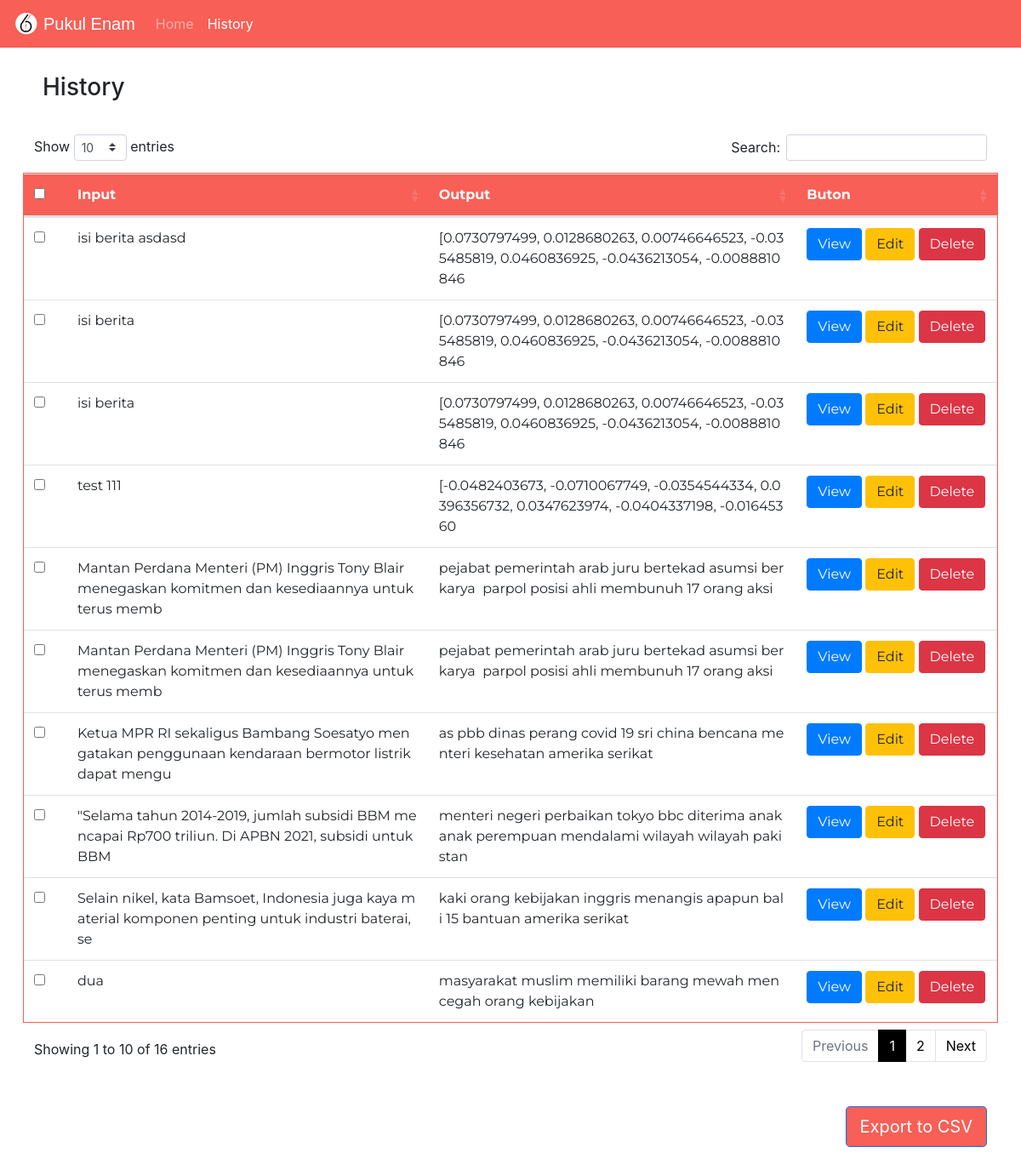
The app's page /history with its own data.
### main.py (models this page shows, shortened)
class News(db.Model):
    id = db.Column(db.Integer, primary_key=True)
    inputNews = db.Column(db.Text, nullable=False)
    summarizedNews = db.Column(db.Text, nullable=False)

### main.py (the view)
@app.route('/history')
def history():
    query_news=News.query.order_by(News.id)
    return render_template('history.html', news=query_news,status='')

### templates/history.html (shortened to what this page needs)
<!doctype html>
<html lang="en">
<head>
  <link rel="stylesheet" type="text/css" href="{{ url_for('static',filename='style.css') }}">
  <link rel="stylesheet" href="https://cdn.jsdelivr.net/npm/bootstrap@4.0.0/dist/css/bootstrap.min.css"
>
  <link href="https://cdn.datatables.net/1.11.5/css/dataTables.bootstrap4.min.css" rel="stylesheet">
  <link href="https://cdnjs.cloudflare.com/ajax/libs/twitter-bootstrap/4.5.2/css/bootstrap.css" rel="stylesheet">
  <link href="https://stackpath.bootstrapcdn.com/bootstrap/4.2.1/css/bootstrap.min.css" rel="stylesheet" />
  <link href="http://fonts.cdnfonts.com/css/seven-segment" rel="stylesheet">
</head>
<body>
  <nav class="navbar navbar-expand-lg navbar-dark">
    <a href="/"><img src="{{ url_for('static', filename='Pukulenam.png') }}"
        style="width: 30px; margin-right: 5px; cursor: pointer;"></a>
    <a class="navbar-brand" href="/">Pukul Enam</a>
    <div class="collapse navbar-collapse" id="navbarNav">
      <ul class="navbar-nav">
        <li class="nav-item ">
          <a class="nav-link" href="/">Home <span class="sr-only">(current)</span></a>
        </li>
        {% set active_page = 'history' %}
        <li class="nav-item {{ 'active' if active_page=='history' else ''}}">
          <a class="nav-link" href="/history"> History</a>
        </li>
      </ul>
    </div>
  </nav>
  <h3 style="padding-left: 50px; padding-bottom: 30px; padding-top: 30px;">
    History</h3>
  <form action="/export" method="post" id="formExport">
    <table class="table table-hover" style="width: 95.5%; border: 1px solid #f85f56;" id="table">
      <thead class="thead">
        <tr>
          <th><input type="checkbox" onchange="checkAll(this)" name="chk[]"></th>
          <th>Input</th>
          <th>Output</th>
          <th id="fixed-button">Buton</th>
        </tr>
      </thead>
      <tbody>
        {% for _news in news %}
        <tr>
          <td><input name="list_array[]" type="checkbox" value="{{_news.id}}"></td>
          <td style="word-break: break-all;">{{_news.inputNews[:100]}}</td>
          <td style="word-break: break-all;">{{_news.summarizedNews[:100]}}</td>
          <td>
            <a class="btn btn-primary" id="Act_button" href="/{{_news.id}}" role="button">View</a>
            <a class="btn btn-warning" id="Act_button" href="/edit/{{_news.id}}" role="button">Edit</a>
            <a type="button" id="Act_button" class="btn btn-danger" data-toggle="modal" data-table="{{_news.id}}"
              data-target="#exampleModal" style="display: inline;">
              Delete
            </a>
          </td>
        </tr>
        {% endfor %}
      </tbody>
    </table>
    <a class="btn btn-primary btn-lg float-right m-50" href="#" role="button"
      onclick="document.getElementById('formExport').submit()">Export to CSV</a>
  </form>
</body>
</html>

### static/style.css (style rules this page uses)
html { overflow-x: hidden; }
.m-50 { margin: 50px; }
body { overflow-x: hidden; font-family: 'Montserrat'; }
table { resize: none; font-family: 'Montserrat'; }
thead { background-color: #f85f56; }
nav { background-color: #f85f56; }
a.nav-link { color: white; }
a.navbar-brand { color: white; font-family: 'Seven Segment', sans-serif; }
th.sorting { color: white; }
a.btn.btn-danger { color: white !important; }
th.sorting_disabled.sorting_asc::before { visibility: hidden; }
th.sorting_disabled.sorting_asc::after { visibility: hidden; }
.btn.btn-primary.btn-lg.float-right.m-50 { margin-right: 40px; background-color: #f85f56; }
@media (min-width:1025px) { table { margin: auto; } }
@media (min-width:1025px) { th#fixed-button.sorting { width: 200px; } }

### records on screen
News: inputNews "isi berita asdasd", summarizedNews "[0.0730797499, 0.0128680263, 0.00746646523, -0.035485819, 0.0460836925, -0.0436213054, -0.0088810846"
News: inputNews "isi berita", summarizedNews "[0.0730797499, 0.0128680263, 0.00746646523, -0.035485819, 0.0460836925, -0.0436213054, -0.0088810846"
News: inputNews "isi berita", summarizedNews "[0.0730797499, 0.0128680263, 0.00746646523, -0.035485819, 0.0460836925, -0.0436213054, -0.0088810846"
News: inputNews "test 111", summarizedNews "[-0.0482403673, -0.0710067749, -0.0354544334, 0.0396356732, 0.0347623974, -0.0404337198, -0.01645360"
News: inputNews "Mantan Perdana Menteri (PM) Inggris Tony Blair menegaskan komitmen dan kesediaannya untuk terus memb", summarizedNews "pejabat pemerintah arab juru bertekad asumsi berkarya  parpol posisi ahli membunuh 17 orang aksi"
News: inputNews "Mantan Perdana Menteri (PM) Inggris Tony Blair menegaskan komitmen dan kesediaannya untuk terus memb", summarizedNews "pejabat pemerintah arab juru bertekad asumsi berkarya  parpol posisi ahli membunuh 17 orang aksi"
News: inputNews "Ketua MPR RI sekaligus Bambang Soesatyo mengatakan penggunaan kendaraan bermotor listrik dapat mengu", summarizedNews "as pbb dinas perang covid 19 sri china bencana menteri kesehatan amerika serikat"
News: inputNews "\"Selama tahun 2014-2019, jumlah subsidi BBM mencapai Rp700 triliun. Di APBN 2021, subsidi untuk BBM", summarizedNews "menteri negeri perbaikan tokyo bbc diterima anak anak perempuan mendalami wilayah wilayah pakistan"
News: inputNews "Selain nikel, kata Bamsoet, Indonesia juga kaya material komponen penting untuk industri baterai, se", summarizedNews "kaki orang kebijakan inggris menangis apapun bali 15 bantuan amerika serikat"
News: inputNews "dua", summarizedNews "masyarakat muslim memiliki barang mewah mencegah orang kebijakan"
